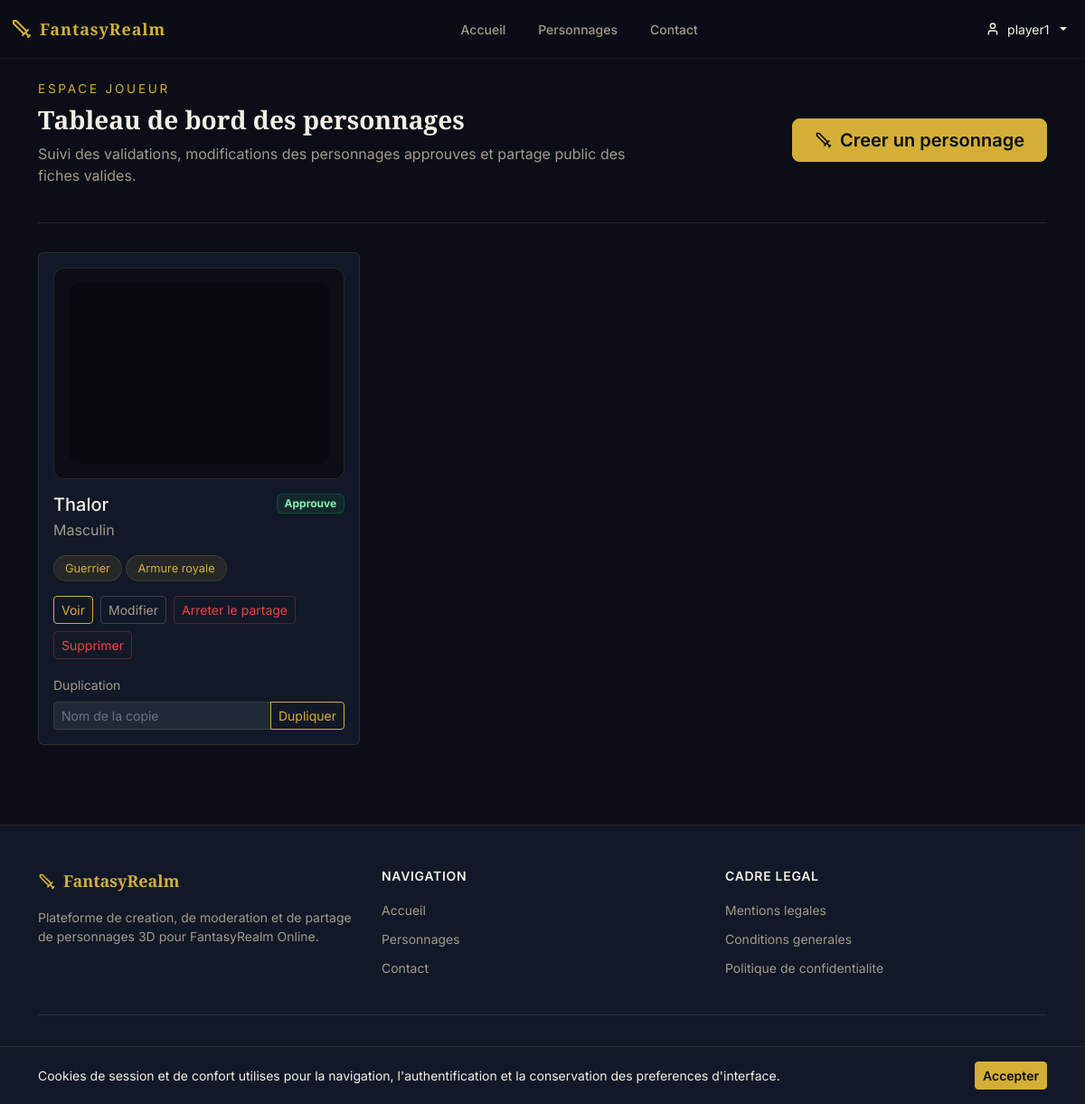
Page /index.php?action=dashboard (signed in) on the committed database.
### tables this page shows
CREATE TABLE characters (
    id INT AUTO_INCREMENT PRIMARY KEY,
    user_id INT NOT NULL,
    name VARCHAR(100) NOT NULL UNIQUE,
    gender ENUM('male','female') NOT NULL,
    body_style VARCHAR(50),
    ear_shape VARCHAR(50),
    eye_shape VARCHAR(50),
    nose_shape VARCHAR(50),
    mouth_shape VARCHAR(50),
    skin_color VARCHAR(50),
    hair_style VARCHAR(50),
    hair_color VARCHAR(50),
    eye_color VARCHAR(50),
    character_type VARCHAR(50),
    outfit_variant VARCHAR(50) DEFAULT NULL,
    status ENUM('pending','approved','rejected') DEFAULT 'pending',
    shared TINYINT(1) DEFAULT 0,
    rejection_reason TEXT,
    created_at DATETIME DEFAULT CURRENT_TIMESTAMP,
    updated_at DATETIME DEFAULT CURRENT_TIMESTAMP ON UPDATE CURRENT_TIMESTAMP,
    FOREIGN KEY (user_id) REFERENCES users(id) ON DELETE CASCADE
);

### views/user/dashboard.php (the view, shortened to what the rows shown need)
<?php
require_once __DIR__ . '/../../config/avatar_options.php';
require __DIR__ . '/../layouts/header.php';
?>
<section class="page-intro">
    <div>
        <h1 class="page-title">Tableau de bord des personnages</h1>
    </div>
</section>
<div class="row g-4">
    <?php if (empty($characters)): ?>
        <div class="col-12">
            <div class="alert alert-info" style="background: rgba(59, 130, 246, 0.1); border-color: rgba(59, 130, 246, 0.2); color: #93c5fd;">
                Aucun personnage enregistre pour ce compte. La premiere creation declenche la demande de validation employee.
            </div>
        </div>
    <?php else: ?>
        <?php foreach ($characters as $char): ?>
            <?php
            $selectedGender = pixelverseNormalizeGender($char['gender'] ?? 'male');
            $selectedBodyStyle = pixelverseNormalizeBodyStyle($selectedGender, $char['body_style'] ?? '');
            $selectedEarShape = pixelverseNormalizeAppearanceChoice('ear_shape', $selectedGender, $char['ear_shape'] ?? '');
            $selectedEyeShape = pixelverseNormalizeAppearanceChoice('eye_shape', $selectedGender, $char['eye_shape'] ?? '');
            $selectedNoseShape = pixelverseNormalizeAppearanceChoice('nose_shape', $selectedGender, $char['nose_shape'] ?? '');
            $selectedMouthShape = pixelverseNormalizeAppearanceChoice('mouth_shape', $selectedGender, $char['mouth_shape'] ?? '');
            $selectedHairStyle = pixelverseNormalizeAppearanceChoice('hair_style', $selectedGender, $char['hair_style'] ?? '');
            $selectedClass = pixelverseNormalizeCharacterType($char['character_type'] ?? 'Guerrier');
            $selectedVariant = pixelverseNormalizeOutfitVariant($selectedClass, $char['outfit_variant'] ?? '');
            $statusBadge = match ($char['status']) {
                'approved' => ['label' => 'Approuve', 'style' => 'background:rgba(34,197,94,0.1);color:#86efac;border:1px solid rgba(34,197,94,0.2);'],
                'rejected' => ['label' => 'Rejete', 'style' => 'background:rgba(239,68,68,0.1);color:#fca5a5;border:1px solid rgba(239,68,68,0.2);'],
                default => ['label' => 'En attente', 'style' => 'background:rgba(245,158,11,0.1);color:#fcd34d;border:1px solid rgba(245,158,11,0.2);'],
            };
            ?>
            <div class="col-lg-4 col-md-6">
                <article class="card card-character h-100" style="background: var(--app-surface); border-color: var(--app-border);">
                    <div class="card-body">
                        <div class="character-preview-panel mb-3">
                            <div
                                id="dashboard-three-viewer-<?= (int) $char['id'] ?>"
                                data-synty-viewer
                                data-character-type="<?= htmlspecialchars($selectedClass, ENT_QUOTES, 'UTF-8') ?>"
                                data-skin-color="<?= htmlspecialchars($char['skin_color'] ?? 'Claire', ENT_QUOTES, 'UTF-8') ?>"
                                data-gender="<?= htmlspecialchars($selectedGender, ENT_QUOTES, 'UTF-8') ?>"
                                data-body-style="<?= htmlspecialchars($selectedBodyStyle, ENT_QUOTES, 'UTF-8') ?>"
                                data-ear-shape="<?= htmlspecialchars($selectedEarShape, ENT_QUOTES, 'UTF-8') ?>"
                                data-eye-shape="<?= htmlspecialchars($selectedEyeShape, ENT_QUOTES, 'UTF-8') ?>"
                                data-nose-shape="<?= htmlspecialchars($selectedNoseShape, ENT_QUOTES, 'UTF-8') ?>"
                                data-mouth-shape="<?= htmlspecialchars($selectedMouthShape, ENT_QUOTES, 'UTF-8') ?>"
                                data-hair-style="<?= htmlspecialchars($selectedHairStyle, ENT_QUOTES, 'UTF-8') ?>"
                                data-hair-color="<?= htmlspecialchars($char['hair_color'] ?? 'Brun', ENT_QUOTES, 'UTF-8') ?>"
                                data-eye-color="<?= htmlspecialchars($char['eye_color'] ?? 'Bleu', ENT_QUOTES, 'UTF-8') ?>"
                                data-outfit-variant="<?= htmlspecialchars($selectedVariant, ENT_QUOTES, 'UTF-8') ?>"
                                data-preview-mode="class"
                                data-camera-mode="full"
                                data-scale="0.85"
                                style="width:100%;height:200px;border-radius:0.75rem;background:rgba(0,0,0,0.3);"></div>
                        </div>
                        <div class="d-flex justify-content-between align-items-start gap-3 mb-3">
                            <div>
                                <h2 class="h5 mb-1" style="color: var(--app-text);"><?= htmlspecialchars($char['name'], ENT_QUOTES, 'UTF-8') ?></h2>
                                <p class="mb-0" style="color: var(--app-muted);"><?= htmlspecialchars(pixelverseDisplayGender($selectedGender), ENT_QUOTES, 'UTF-8') ?></p>
                            </div>
                            <span class="badge" style="<?= htmlspecialchars($statusBadge['style'], ENT_QUOTES, 'UTF-8') ?>"><?= htmlspecialchars($statusBadge['label'], ENT_QUOTES, 'UTF-8') ?></span>
                        </div>
                        <div class="character-traits mb-3">
                            <span class="trait-pill"><?= htmlspecialchars($selectedClass ?: 'Classe a definir', ENT_QUOTES, 'UTF-8') ?></span>
                            <span class="trait-pill"><?= htmlspecialchars(pixelverseOutfitVariantLabel($selectedVariant), ENT_QUOTES, 'UTF-8') ?></span>
                        </div>
                        <div class="d-flex flex-wrap gap-2">
                            <a href="/index.php?action=character-detail&id=<?= (int) $char['id'] ?>" class="btn btn-sm btn-outline-primary">Voir</a>
                            <a href="/index.php?action=character-edit&id=<?= (int) $char['id'] ?>" class="btn btn-sm btn-outline-secondary">Modifier</a>
                            <?php if ($char['status'] === 'approved'): ?>
                                <a href="/index.php?action=character-share&id=<?= (int) $char['id'] ?>&share=<?= $char['shared'] ? 0 : 1 ?>&csrf=<?= urlencode(csrfToken()) ?>" class="btn btn-sm btn-outline-<?= $char['shared'] ? 'danger' : 'success' ?>">
                                    <?= $char['shared'] ? 'Arreter le partage' : 'Partager' ?>
                                </a>
                            <?php endif; ?>
                            <a href="/index.php?action=character-delete&id=<?= (int) $char['id'] ?>&csrf=<?= urlencode(csrfToken()) ?>" class="btn btn-sm btn-outline-danger" onclick="return confirm('Supprimer definitivement ce personnage ?')">Supprimer</a>
                        </div>
                        <form method="POST" action="/index.php?action=character-duplicate" class="mt-3">
                            <label class="form-label small" for="duplicate-name-<?= (int) $char['id'] ?>" style="color: var(--app-muted);">Duplication</label>
                            <div class="input-group input-group-sm">
                                <input type="text" id="duplicate-name-<?= (int) $char['id'] ?>" name="new_name" class="form-control" placeholder="Nom de la copie" required>
                                <button type="submit" class="btn btn-outline-primary" onclick="return confirm('Dupliquer ce personnage ?')">Dupliquer</button>
                            </div>
                        </form>
                    </div>
                </article>
            </div>
        <?php endforeach; ?>
    <?php endif; ?>
</div>
<?php require __DIR__ . '/../layouts/footer.php'; ?>

### rows in the picture
characters: name "Thalor", gender "Masculin", status "Approuve", character_type "Guerrier", pixelverseOutfitVariantLabel($selectedVariant) "Armure royale", shared "Arreter le partage"

### other values in the picture
$link['label'] "Accueil"
$link['label'] "Personnages"
$link['label'] "Contact"
$_SESSION['pseudo'] "player1"
